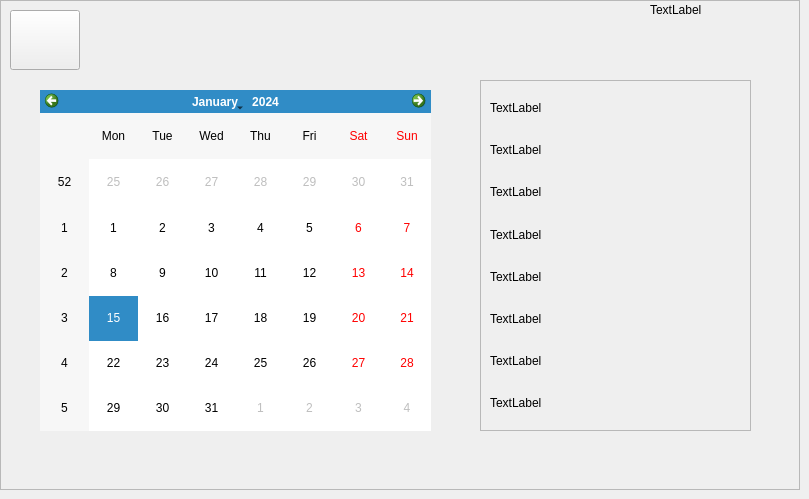
    <widget class="QWidget" name="page_4">
     <widget class="QFrame" name="frame_7">
      <property name="geometry">
       <rect>
        <x>0</x>
        <y>0</y>
        <width>800</width>
        <height>490</height>
       </rect>
      </property>
      <property name="frameShape">
       <enum>QFrame::StyledPanel</enum>
      </property>
      <property name="frameShadow">
       <enum>QFrame::Raised</enum>
      </property>
      <widget class="QPushButton" name="gotohome_4">
       <property name="geometry">
        <rect>
         <x>10</x>
         <y>10</y>
         <width>70</width>
         <height>60</height>
        </rect>
       </property>
       <property name="text">
        <string/>
       </property>
       <property name="icon">
        <iconset resource="resources.qrc">
         <normaloff>:/icons/icons/rotate-ccw.svg</normaloff>:/icons/icons/rotate-ccw.svg</iconset>
       </property>
      </widget>
      <widget class="QLabel" name="time_4">
       <property name="geometry">
        <rect>
         <x>650</x>
         <y>0</y>
         <width>200</width>
         <height>20</height>
        </rect>
       </property>
       <property name="text">
        <string>TextLabel</string>
       </property>
      </widget>
      <widget class="QCalendarWidget" name="calendar">
       <property name="geometry">
        <rect>
         <x>40</x>
         <y>90</y>
         <width>391</width>
         <height>341</height>
        </rect>
       </property>
      </widget>
      <widget class="QFrame" name="frame_21">
       <property name="geometry">
        <rect>
         <x>480</x>
         <y>80</y>
         <width>271</width>
         <height>351</height>
        </rect>
       </property>
       <property name="frameShape">
        <enum>QFrame::StyledPanel</enum>
       </property>
       <property name="frameShadow">
        <enum>QFrame::Raised</enum>
       </property>
       <layout class="QVBoxLayout" name="verticalLayout_3">
        <item>
         <widget class="QLabel" name="label_3">
          <property name="text">
           <string>TextLabel</string>
          </property>
         </widget>
        </item>
        <item>
         <widget class="QLabel" name="rec_0">
          <property name="text">
           <string>TextLabel</string>
          </property>
         </widget>
        </item>
        <item>
         <widget class="QLabel" name="rec_1">
          <property name="text">
           <string>TextLabel</string>
          </property>
         </widget>
        </item>
        <item>
         <widget class="QLabel" name="rec_2">
          <property name="text">
           <string>TextLabel</string>
          </property>
         </widget>
        </item>
        <item>
         <widget class="QLabel" name="rec_3">
          <property name="text">
           <string>TextLabel</string>
          </property>
         </widget>
        </item>
        <item>
         <widget class="QLabel" name="rec_4">
          <property name="text">
           <string>TextLabel</string>
          </property>
         </widget>
        </item>
        <item>
         <widget class="QLabel" name="rec_5">
          <property name="text">
           <string>TextLabel</string>
          </property>
         </widget>
        </item>
        <item>
         <widget class="QLabel" name="rec_6">
          <property name="text">
           <string>TextLabel</string>
          </property>
         </widget>
        </item>
       </layout>
      </widget>
     </widget>
    </widget>
